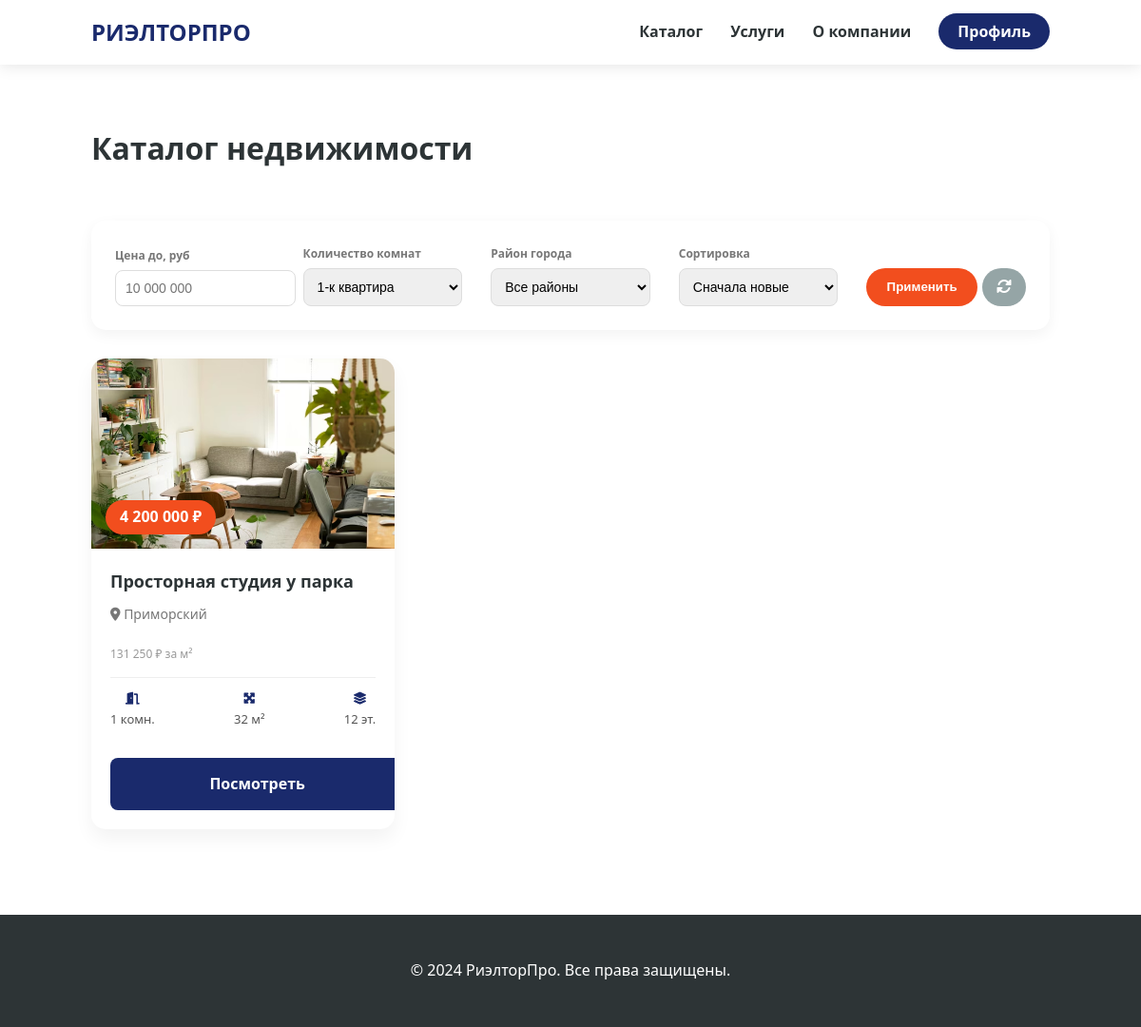
The app's page /catalog.php?rooms=1 with its own data.
### tables this page shows
CREATE TABLE IF NOT EXISTS `properties` (
  `id` int(11) NOT NULL AUTO_INCREMENT,
  `title` varchar(255) NOT NULL,
  `price` int(11) NOT NULL,
  `rooms` int(11) NOT NULL,
  `area` int(11) NOT NULL,
  `district` varchar(100) NOT NULL,
  `house_type` varchar(100) NOT NULL,
  `renovation` varchar(100) NOT NULL,
  `floor` int(11) NOT NULL,
  `image_url` varchar(255) DEFAULT NULL,
  `created_at` timestamp NOT NULL DEFAULT current_timestamp(),
  `description` text DEFAULT NULL,
  PRIMARY KEY (`id`)
);

### catalog.php (the view, shortened to what this page needs)
<?php
require_once 'db.php';
$stmt_rooms = $pdo->query("SELECT DISTINCT rooms FROM properties ORDER BY rooms ASC");
$all_rooms = $stmt_rooms->fetchAll(PDO::FETCH_COLUMN);
$where = [];
$params = [];
if (!empty($_GET['rooms'])) {
    $where[] = "rooms = ?";
    $params[] = $_GET['rooms'];
}
$sql = "SELECT * FROM properties";
if ($where) {
    $sql .= " WHERE " . implode(" AND ", $where);
}
$sort = $_GET['sort'] ?? 'new';
if ($sort == 'cheap') $sql .= " ORDER BY price ASC";
elseif ($sort == 'area') $sql .= " ORDER BY area DESC";
else $sql .= " ORDER BY created_at DESC";
$stmt = $pdo->prepare($sql);
$stmt->execute($params);
$items = $stmt->fetchAll();
?>
<!DOCTYPE html>
<html lang="ru">
<head>
    <link rel="stylesheet" href="https://cdnjs.cloudflare.com/ajax/libs/font-awesome/6.0.0/css/all.min.css">
    <link rel="stylesheet" href="style/style.css">
</head>
<body>
<header>
    <a href="index.php" class="logo">РиэлторПро</a>
    <nav>
        <a href="catalog.php">Каталог</a>
        <a href="services.php">Услуги</a>
        <a href="about.php">О компании</a>
        <?php if (isset($_SESSION['user_id'])): ?>
            <a href="logout.php" class="btn-profile" style="background: var(--accent-color);">Выйти</a>
        <?php else: ?>
            <a href="login.php" class="btn-profile">Профиль</a>
        <?php endif; ?>
    </nav>
</header>
<div class="catalog-container">
    <h1>Каталог недвижимости</h1>
    <form class="filters-panel" method="GET">
        <div>
            <label>Цена до, руб</label>
            <input type="number" name="price_to" placeholder="10 000 000" value="<?php echo $_GET['price_to'] ?? ''; ?>">
        </div>
        <div>
            <label>Количество комнат</label>
            <select name="rooms">
                <?php foreach ($all_rooms as $room_val): ?>
                    <option value="<?= $room_val ?>" <?= (isset($_GET['rooms']) && $_GET['rooms'] == $room_val) ? 'selected' : '' ?>>
                        <?= $room_val ?>-к квартира
                    </option>
                <?php endforeach; ?>
            </select>
        </div>
        <div>
            <label>Район города</label>
            <select name="district">
                <option value="">Все районы</option>
            </select>
        </div>
        <div>
            <label>Сортировка</label>
            <select name="sort">
                <option value="new">Сначала новые</option>
            </select>
        </div>
        <div style="display: flex; gap: 5px;">
            <button type="submit" class="btn-search" style="flex-grow: 1; padding: 7px;">Применить</button>
            <a href="catalog.php" class="btn-search" style="background:#95a5a6; padding: 7px 15px; text-decoration:none; text-align:center;"><i class="fas fa-sync-alt"></i></a>
        </div>
    </form>
    <div class="properties-grid">
        <?php foreach ($items as $item): ?>
            <div class="property-card">
                <div class="property-img" style="background-image: url('img/objects/<?php echo $item['image_url']; ?>');">
                    <div class="property-price"><?= number_format($item['price'], 0, '', ' ') ?> ₽</div>
                </div>
                <div class="property-info">
                    <h3><?= htmlspecialchars($item['title']) ?></h3>
                    <span class="property-address"><i class="fas fa-map-marker-alt"></i> <?= htmlspecialchars($item['district']) ?></span>
                    <div class="price-sq"><?= number_format($item['price'] / $item['area'], 0, '', ' ') ?> ₽ за м²</div>
                    <div class="property-stats">
                        <div class="stat-item"><i class="fas fa-door-open"></i> <?= $item['rooms'] ?> комн.</div>
                        <div class="stat-item"><i class="fas fa-expand-arrows-alt"></i> <?= $item['area'] ?> м²</div>
                        <div class="stat-item"><i class="fas fa-layer-group"></i> <?= $item['floor'] ?> эт.</div>
                    </div>
                    <div class="btn-view-container">
                        <a href="property.php?id=<?= $item['id'] ?>" class="btn-submit" style="display: block; text-decoration: none; text-align: center;">Посмотреть</a>
                    </div>
                </div>
            </div>
        <?php endforeach; ?>
    </div>
</div>
<footer style="background: #2d3436; color: white; padding: 30px; text-align: center; margin-top: 50px;">
    <p>&copy; 2024 РиэлторПро. Все права защищены.</p>
</footer>
</body>
</html>

### style/style.css (style rules this page uses)
:root { --primary-color: #1a2a6c; --accent-color: #f24e1e; --text-dark: #2d3436; --bg-light: #f8f9fa; --white: #ffffff; --transition: 0.3s ease; }
body { font-family: 'Segoe UI', Roboto, Helvetica, Arial, sans-serif; margin: 0; color: var(--text-dark); line-height: 1.6; scroll-behavior: smooth; }
header { background: var(--white); padding: 15px 8%; display: flex; justify-content: space-between; align-items: center; box-shadow: 0 2px 15px rgba(0,0,0,0.1); position: sticky; top: 0; z-index: 1000; }
.logo { font-size: 24px; font-weight: 800; color: var(--primary-color); text-decoration: none; text-transform: uppercase; }
nav a { margin-left: 25px; text-decoration: none; color: var(--text-dark); font-weight: 600; transition: var(--transition); }
.btn-search { background: var(--accent-color); color: white; border: none; padding: 15px 35px; border-radius: 50px; cursor: pointer; font-weight: bold; }
.btn-submit { background: var(--primary-color); color: white; width: 100%; padding: 15px; border: none; border-radius: 8px; cursor: pointer; font-size: 16px; font-weight: bold; }
.btn-profile { background: var(--primary-color); color: white !important; padding: 8px 20px; border-radius: 50px; }
.catalog-container { padding: 40px 8%; display: flex; gap: 30px; flex-direction: column; }
.filters-panel { background: var(--white); padding: 25px; border-radius: 15px; box-shadow: 0 5px 15px rgba(0,0,0,0.05); display: grid; grid-template-columns: repeat(auto-fit, minmax(150px, 1fr)); gap: 30px; align-items: end; }
.filters-panel label { display: block; font-size: 12px; font-weight: bold; margin-bottom: 5px; color: #777; }
.filters-panel input, .filters-panel select { width: 100%; padding: 10px; border: 1px solid #ddd; border-radius: 8px; font-size: 14px; }
.properties-grid { display: grid; grid-template-columns: repeat(auto-fill, minmax(300px, 1fr)); gap: 25px; }
.property-card { background: var(--white); border-radius: 15px; overflow: hidden; box-shadow: 0 10px 20px rgba(0,0,0,0.05); transition: var(--transition); display: flex; flex-direction: column; height: 100%; }
.property-img { height: 200px; background-size: cover; background-position: center; position: relative; }
.property-price { position: absolute; bottom: 15px; left: 15px; background: var(--accent-color); color: white; padding: 5px 15px; border-radius: 50px; font-weight: bold; }
.property-info { padding: 20px; flex-grow: 1; display: flex; flex-direction: column; }
.property-info h3 { margin: 0 0 10px 0; font-size: 18px; }
.property-address { color: #777; font-size: 14px; margin-bottom: 15px; display: block; }
.property-stats { display: flex; justify-content: space-between; padding: 15px 0; border-top: 1px solid #eee; margin-top: 15px; }
.stat-item { text-align: center; font-size: 13px; color: #555; }
.stat-item i { display: block; color: var(--primary-color); margin-bottom: 5px; }
.price-sq { font-size: 12px; color: #999; margin-top: 5px; }
.btn-view-container { margin-top: auto; padding-top: 15px; }

### records on screen
properties: image_url (picture), price "4 200 000", title "Просторная студия у парка", district "Приморский", $item['price'] / $item['area'] "131 250", rooms "1", area "32", floor "12"

### other values on screen
form field rooms "1-к квартира"
